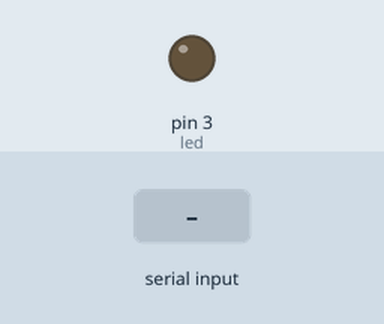
This sketch was run on a simulated Arduino Uno, built with avr-gcc and run on an emulated ATmega328P. Shown: output pins drawn as LEDs (lit = HIGH). The inputs (shaded band) are chosen by the test bench.

Above: at 1.2 s.
1.3 s: "L90\n" received over Serial
At 1.8 s:
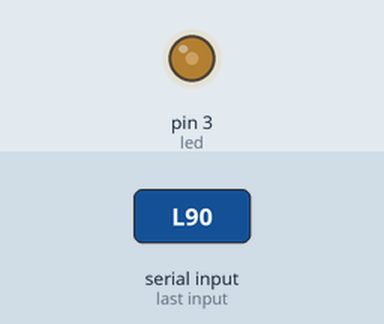
2.8 s: "L,45\n" received over Serial
At 4.2 s:
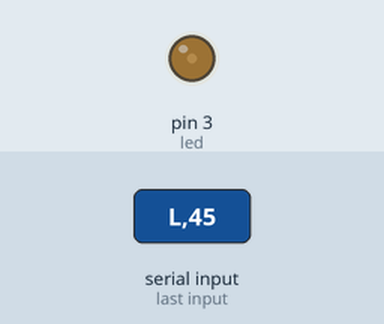
Timing chart, 0 to 5.8 s (numbered marks = the images above; inputs shaded):
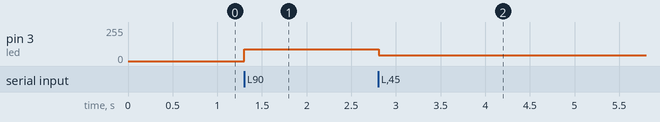

Measured:
- after the input at 1.3 s, pin 3 (led): 0/255 → 90/255 at once
- after the input at 2.8 s, pin 3 (led): 90/255 → 45/255 at once

The sketch:

sketch_4g.ino
```cpp
/*
	Regolare la luminosità di un LED dal terminale seriale.
	I comandi da inviare sono del tipo: L0, L127, fino a L255
*/

const int led = 3;

void setup ()
{
	Serial.begin(9600);		// inizializza a velocità 9600
	pinMode(led, OUTPUT);	// impostiamo come out
}

void loop ()
{
	if (Serial.read() == 'L')
	{
		int value = Serial.parseInt();
		analogWrite(led, value);
	}
}
```
